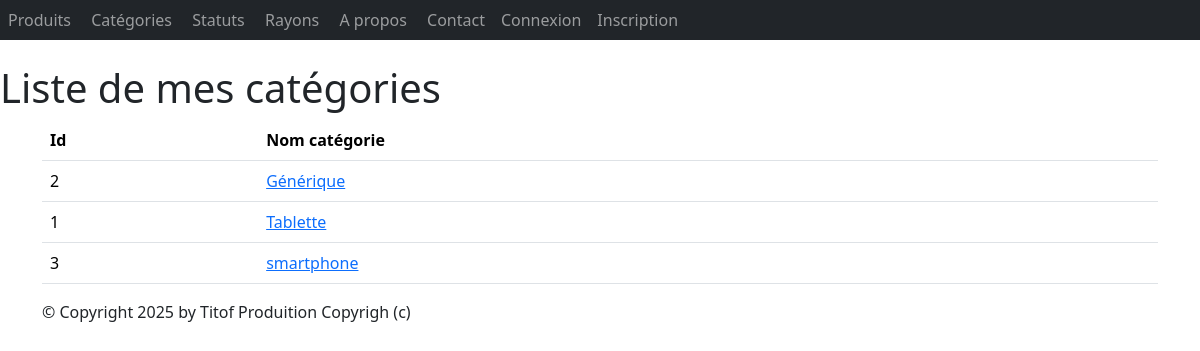
The app's page /monApp/categories/ with its own data.
### monApp/models.py (models this page shows, shortened)
class Categorie(models.Model):
    idCat = models.AutoField(primary_key=True)
    nomCat = models.CharField(max_length=100)

### monApp/views.py (the view)
# urls.py: path("categories/", views.CategorieListView.as_view(), name="lst_cats"),
class CategorieListView(ListView):
    model = Categorie
    template_name = "monApp/list_categorie.html"
    context_object_name = "cats"
    def get_queryset(self ) :
        return Categorie.objects.order_by("nomCat")
    def get_context_data(self, **kwargs):
        context = super(CategorieListView, self).get_context_data(**kwargs)
        context['titremenu'] = "Liste de mes catégories"
        return context

### monApp/templates/monApp/list_categorie.html
{% extends 'monApp/base.html' %}
{% block menu %}
<h1>{{ titremenu }}</h1>
{% endblock %}
{% block contenu %}
<table class="table">
    <thead>
        <th>Id</th>
        <th>Nom catégorie</th>
    </thead>
    <tbody>
        {% for cat in cats %}
        <tr>
            <td>{{ cat.idCat }} </td>
            <td><a href="{% url 'dtl_cat' cat.idCat %}">{{ cat.nomCat }}</a></td>
        </tr>
        {% endfor %}
    </tbody>
</table>
        {% endblock %}

### monApp/static/styles.css (style rules this page uses)
h1 { color: red }

### records on screen
Categorie: idCat "2", nomCat "Générique"
Categorie: idCat "1", nomCat "Tablette"
Categorie: idCat "3", nomCat "smartphone"

### other values on screen
{{ titremenu }} "Liste de mes catégories"
